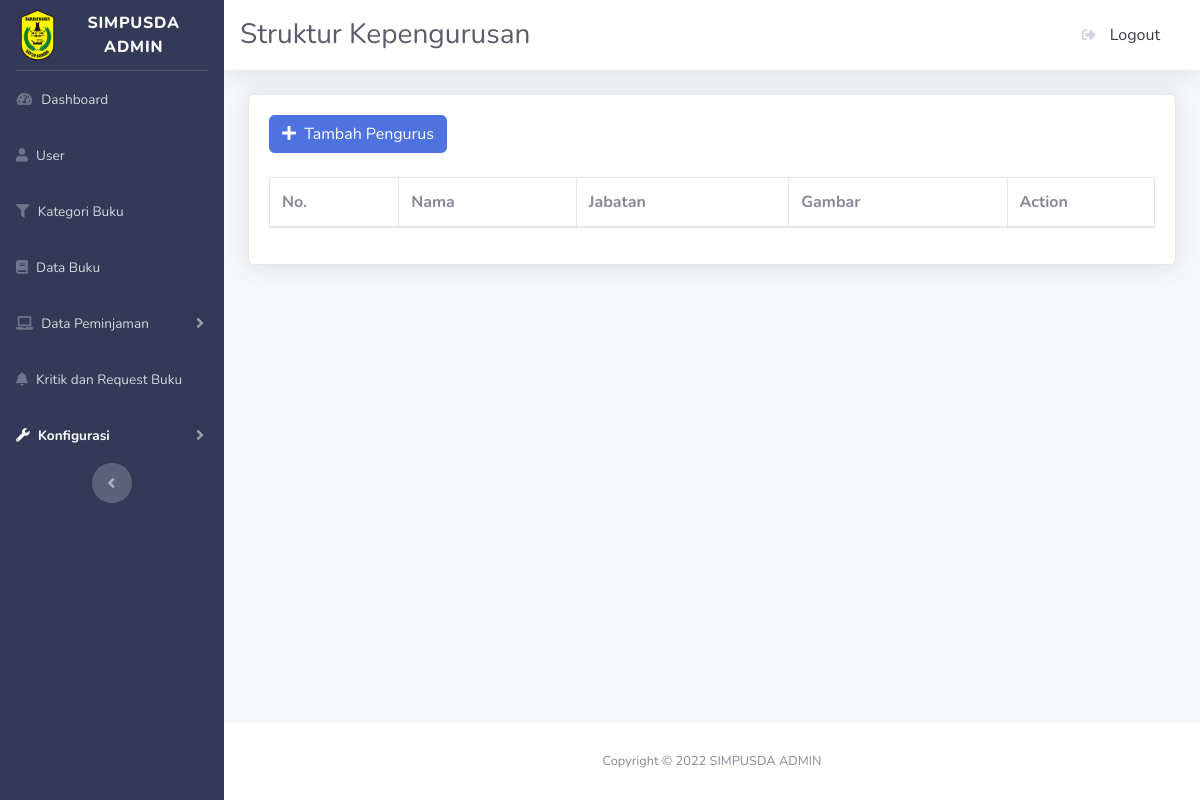
/admin/strukturkepengurusan.php, run on an earlier commit of the app's database.
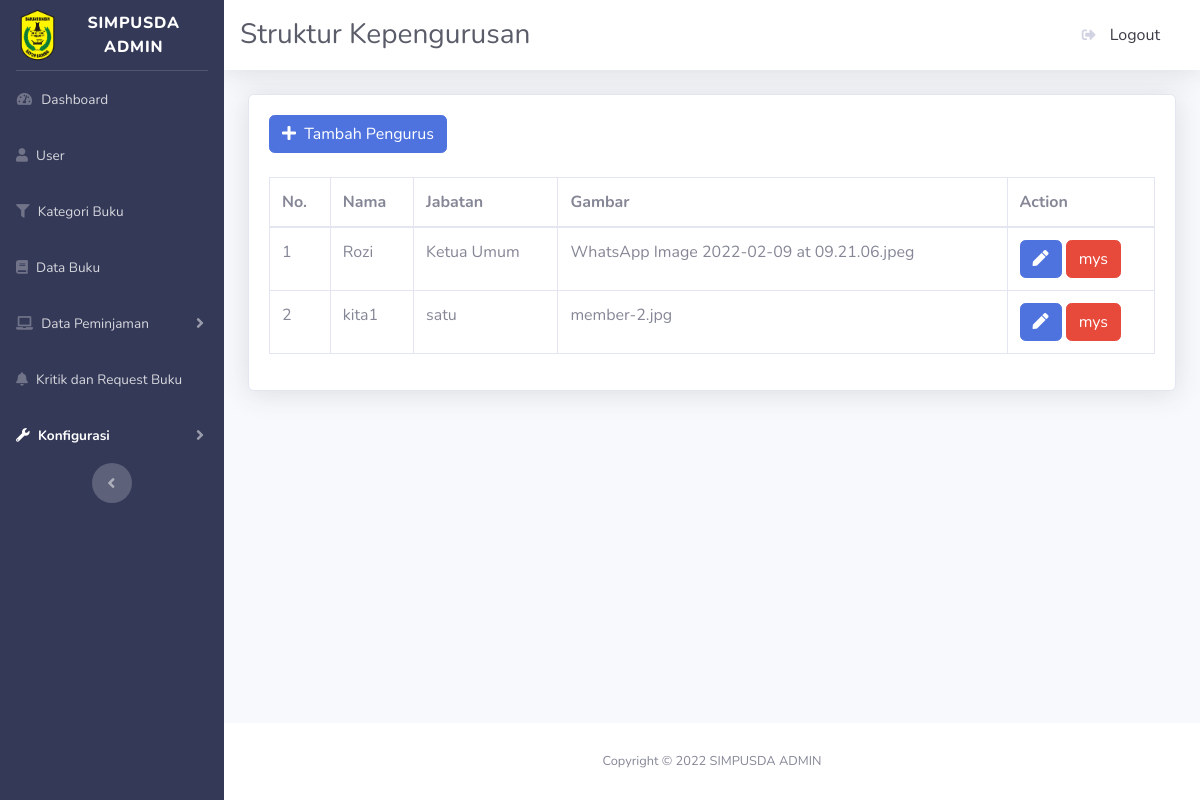
And on a later commit of the database.
### tables this page shows
CREATE TABLE `l_struktur` (
  `id` int(11) NOT NULL,
  `nama` varchar(255) NOT NULL,
  `jabatan` varchar(255) NOT NULL,
  `foto` varchar(255) NOT NULL
);

### admin/strukturkepengurusan.php (the view, shortened to what the changed rows need)
<?php
include_once("config.php");
$stmt_struktur = $pdo_conn->prepare("SELECT * FROM l_struktur");
$stmt_struktur->execute();
$result_struktur = $stmt_struktur->fetchAll();
?>
<!DOCTYPE html>
<html lang="en">
<head>
    <link href="vendor/fontawesome-free/css/all.min.css" rel="stylesheet" type="text/css">
    <link href="css/sb-admin-2.min.css" rel="stylesheet">
    <link href="vendor/datatables/dataTables.bootstrap4.min.css" rel="stylesheet">
</head>
<body id="page-top">
    <div id="wrapper">
        <div id="content-wrapper" class="d-flex flex-column">
            <div id="content">
                <div class="container-fluid">
                    <div class="card shadow mb-4">
                        <div class="card-body">
                                 <br><br>
                            <div class="table-responsive">
                                <table class="table table-bordered" id="dataTable" width="100%" cellspacing="0">
                                <thead>
                                        <tr>
                                          <th scope="col">No.</th>
                                          <th scope="col">Nama</th>
                                          <th scope="col">Jabatan</th>
                                          <th scope="col">Gambar</th>
                                          <th class="col-2">Action</th>
                                        </tr>
                                      </thead>
                                      <tbody>
                                        <?php
                                        $no = 1;
                                          foreach($result_struktur as $user_data){
                                            echo "<tr>";
                                            echo "<td>".$no++."</td>";
                                            echo "<td>".$user_data['nama']."</td>";
                                            echo "<td>".$user_data['jabatan']."</td>";
                                            echo "<td>".$user_data['foto']."</td>";
                                            echo "<td>
                                            <a href='editstruktur.php?id=$user_data[id]'><button class='btn btn-primary' title='Edit'>
                                            <i class ='fa fa-pen'></i></button></a>
                                            <a href='hapusstruktur.php?id=$user_data[id]' class ='confirmation'><button class='btn btn-danger' title='Hapus'>
                                            mys</i></button></a>
                                            </td>
                                            </tr>";
                                          }
                                        ?>
                                    </tbody>
                                </table>
                            </div>
                        </div>
                    </div>
                </div>
            </div>
        </div>
    </div>
</body>
</html>

What changed in the data, as far as the page shows it:
added l_struktur: nama "Rozi", jabatan "Ketua Umum", foto "WhatsApp Image 2022-02-09 at 09.21.06.jpeg"
added l_struktur: nama "kita1", jabatan "satu", foto "member-2.jpg"
